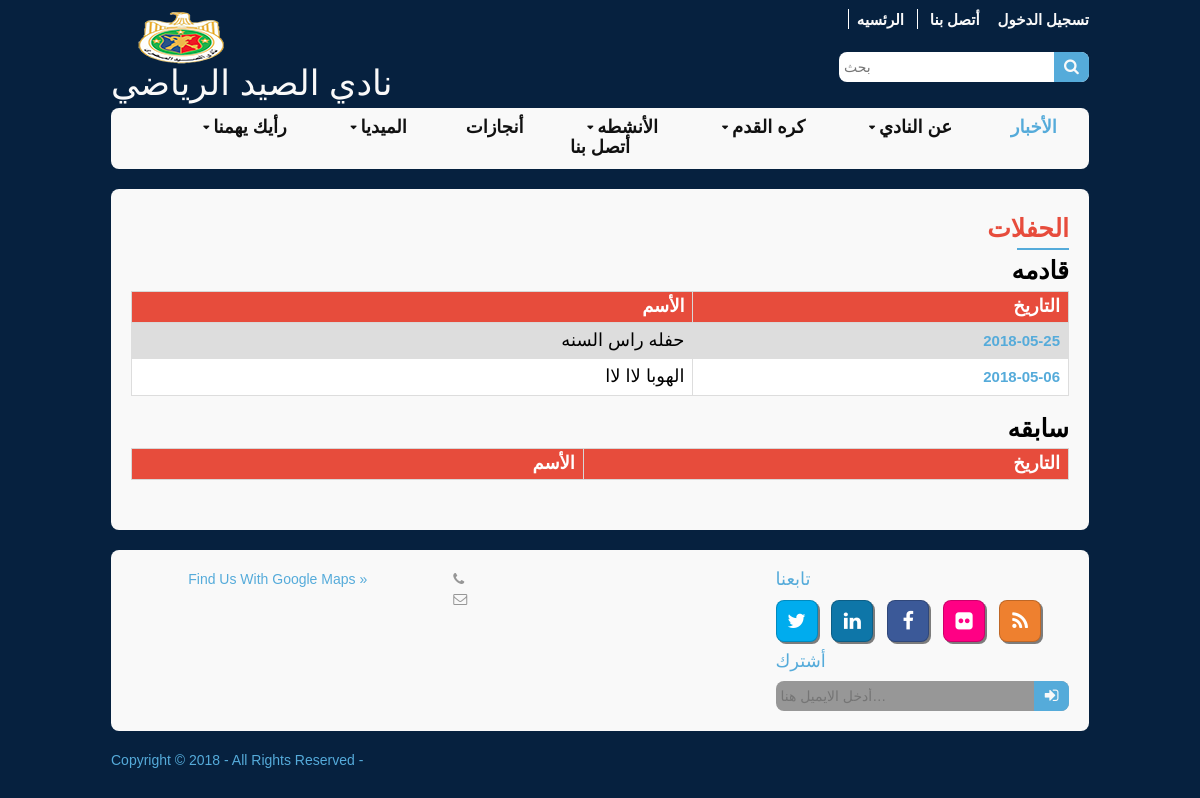
The page /home/party on the database its author committed.
### tables this page shows
CREATE TABLE `party` (
  `party_id` int(11) NOT NULL,
  `party_title` varchar(100) NOT NULL,
  `party_description` text NOT NULL,
  `party_images` varchar(100) NOT NULL,
  `party_date` date NOT NULL
);

### application/modules/home/controllers/Home.php (called while the page is built, shortened)
<?php
class Home extends CI_Controller {
	function __construct() {
		$this->load->model('Home_model');
	}
    public function party(){
    	$data['result'] = $this->Home_model->get_data_by('setting');
    	$data['title_page'] = "الحفلات";
    	$query['query']=$this->Home_model->get_data_by('main');
    	$info['next']= $this->Home_model->get_table_data('party',array('party_date >' =>  time()));
    	$info['pre']= $this->Home_model->get_table_data('party',array('party_date <' => time()));
    	$party_id=$_GET['id'];
    	if( $party_id != '' ) {
    		$new['party']= $this->Home_model->get_table_row('party',array('party_id'=>$party_id));
    		$this->load->view('header',$data);
    		$this->load->view('party_page',$new);
    		$this->load->view('footer',$query);
    	}else{
    		$this->load->view('header',$data);
    		$this->load->view('party',$info);
    		$this->load->view('footer',$query);
    	}
    }
}
?>

### index.php (called while the page is built, shortened)
<?php
require_once BASEPATH.'core/CodeIgniter.php';

### application/modules/home/models/Home_model.php (called while the page is built, shortened)
<?php
class Home_model extends CI_Model {
   function get_data_by($tableName='', $value='', $colum='',$condition='') {
   $this->db->select('*');
   $this->db->from($tableName);
   $query = $this->db->get();
   return $query->result();
 }
function get_table_data($table, $where=array(),$limit=NULL,$order_field=null,$order_type=NULL){
  $this->db->where($where);
  $query=  $this->db->get($table);
  return $query->result();
}
}

### application/modules/home/views/party.php (the view, shortened to what this page needs)
<div class="wrapper row3">
  <div class="rounded">
    <main class="container clear">
      <div id="portfolio">
        <div class="head">الحفلات</div>
        <div class="line" ></div>
        <div class="head2">قادمه</div>
        <table class="Tabl">
          <tr>
            <th >التاريخ</th>
            <th>الأسم</th>
          </tr>
          <?php foreach($next as $next){?>
            <tr>
              <td class="date"><?php echo $next->party_date;?></td>
              <td><a href="<?php echo base_url();?>home/party?id<?php echo $next->party_id.'?'.$next->party_title;?>"><?php echo $next->party_title;?></a>   </td>
            </tr>
          <?php }?>
        </table>
        <div class="head2">سابقه</div>
        <table class="Tabl">
          <tr>
            <th >التاريخ</th>
            <th>الأسم</th>
          </tr>
        </table>
      </div>
    </main>
  </div>
</div>

### assets/layout/styles/style.css (style rules this page uses)
#portfolio .head,.loginscreen .headlogin, #gallery figure .head,.rounded .container.clear .head { text-align: right; color: #e74c3c; font-weight: bold; font-size: 25px; }
#portfolio .line,.loginscreen .linelogin,#gallery figure .line, .rounded .container.clear .line { border: 1px solid #55ABDA; width: 50px; float: right; margin-top: 10px; }
#gallery figure .line,.rounded .container.clear .line { margin-bottom: 10px }
#portfolio .head2 { text-align: right; color: #000; font-weight: bold; font-size: 25px; margin-top: 23px; }
table.Tabl,table.Tabl3,.Tabl4 { font-family: arial, sans-serif; border-collapse: collapse; width: 100%; direction: rtl; font-size: 18px; margin-top: 10px; }
table.Tabl td,table.Tabl3 td,.Tabl4 td { color: #000; }
table.Tabl td, th { border: 1px solid #dddddd; text-align: right; padding: 8px; }
table.Tabl tr:nth-child(even),table.Tabl3 tr:nth-child(even) { background-color: #dddddd; }
table.Tabl tr td.date,table.Tabl3 tr td.Seq { font-size: 15px; color: #55abda; font-weight: bold; }
table.Tabl tr th, table.Tabl3 tr th,.Tabl4 tr th { background-color: #e74c3c; }
table.Tabl3 tbody tr th,td { text-align: center; border: 1px solid #dddddd; padding: 8px; }
.Tabl tr td a { color: #000 }
.date { color: #55abda; font-size: 15px; }

### assets/layout/styles/layout.css (style rules this page uses)
.container { padding:20px 10px; }
table, th, td { border:1px solid; border-collapse:collapse; vertical-align:top; box-sizing:border-box; }
table, th { table-layout:auto; }
table { width:100%; margin-bottom:15px; }
th, td { padding:5px 8px; }
td { border-width:0 1px; }
#portfolio { display:block; width:100%; margin-bottom:20px;text-align: right; }
.rounded, input, button, textarea, #header input, #footer input, #slide-wrapper figcaption, .avatar, #comments li, .faico a, #twitter, .pagination a, .pagination strong { border-radius:8px; }
body { color:#F9F9F9; background-color:#06213F; }
a { color:#55ABDA; }
.rounded { color:inherit; background-color:#F9F9F9; }
.row3 { color:#979797; background-color:inherit; }
table, th, td, #comments .avatar, #comments input, #comments textarea { border-color:#D7D7D7; }
th { color:#FFFFFF; background-color:#373737; }
tr, #comments li, #comments input[type="submit"], #comments input[type="reset"] { color:inherit; background-color:#FBFBFB; }
tr:nth-child(odd), #comments li:nth-child(odd) { color:inherit; background-color:#FFFFFF; }
table a, #comments a { background-color:inherit; }
@media screen and (min-width:978px) { .wrapper { max-width:978px; } }

### assets/layout/styles/framework.css (style rules this page uses)
html { overflow-y:scroll; }
body { margin:0; padding:0; font-size:14px; line-height:1.4em; }
.clear, .group { display:block; }
.clear::before, .clear::after, .group::before, .group::after { display:table; content:""; }
.clear, .clear::after, .group, .group::after { clear:both; }
a { outline:none; text-decoration:none; }
body, h1, h2, h3, h4, h5, h6, .heading { font-family:sans-serif }
.wrapper { display:block; margin:0 auto 20px; text-align:left; word-wrap:break-word; }
.rounded, #topbar, #header, #mainav, #slider, .container, #footer, #copyright { display:block; width:100%; box-sizing:border-box; }
.rounded { margin:0; padding:10px; }
address, article, aside, figcaption, figure, footer, header, main, nav, section { display:block; margin:0; padding:0; }

### rows shown on the page
party: party_date "2018-05-25", party_title "حفله راس السنه"
party: party_date "2018-05-06", party_title "الهوبا لاا لاا"
